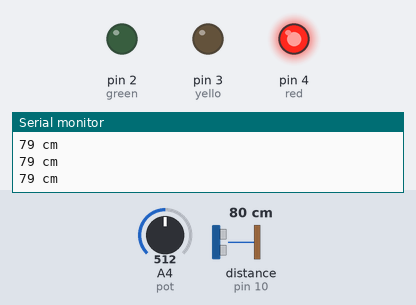
Recording of a sketch running on a simulated Arduino Uno, built with avr-gcc and run on an emulated ATmega328P. Shown: output pins drawn as LEDs (lit = HIGH), the last lines printed to the serial monitor. Wiring (inferred from the names in the program): ultrasonic range finder: trigger pin 11; echo pin 10. The inputs (shaded band) are chosen by the test bench; at power-on: distance to the obstacle (sensor on pin 10) 80 cm, A4 (pot) = 512. The echo pulse lasts 58.3 µs per cm; pins used as bus, display or sensor lines are not drawn.

Above: at 1.3 s.
1.4 s: distance to the obstacle (sensor on pin 10) set to 199 cm
2.9 s: distance to the obstacle (sensor on pin 10) set to 207 cm
At 3.4 s:
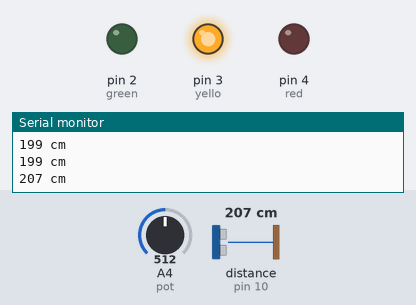
4.5 s: A4 (pot) set to 483
At 5.8 s:
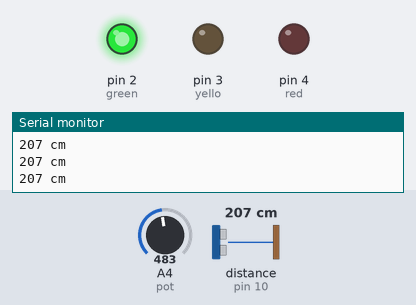
6.1 s: A4 (pot) set to 511
At 7.3 s:
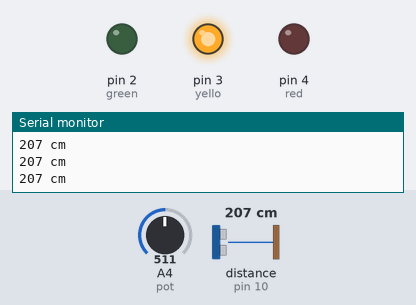
7.6 s: A4 (pot) set to 306
At 8.7 s:
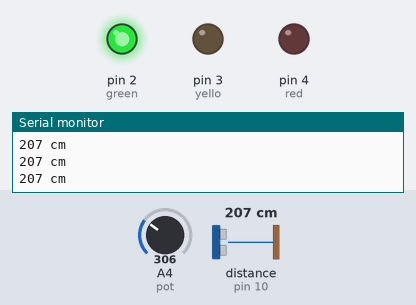
Timing chart, 0 to 10.1 s (numbered marks = the images above; inputs shaded):
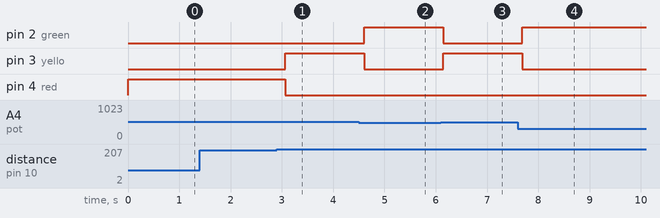

The sketch:

task2.ino
```cpp
#define trigPin 11
#define echoPin 10
#define pot A4
#define red 4
#define yello 3
#define green 2

void setup() {
  Serial.begin(9600);
  pinMode(trigPin, OUTPUT);
  pinMode(echoPin, INPUT);
  pinMode(red, OUTPUT);
  pinMode(yello, OUTPUT);
  pinMode(green, OUTPUT);
}

void loop() {
  long duration, distance;
  digitalWrite(trigPin, LOW);
  delayMicroseconds(2);
  digitalWrite(trigPin, HIGH);
  delayMicroseconds(10);
  digitalWrite(trigPin, LOW);

  duration = pulseIn(echoPin, HIGH);
  distance = (duration) / 29.1;
  distance = distance / 2;

  int potValue = analogRead(pot);
  int minThreshold = map(potValue, 0, 1023, 10, 400);
  int midThreshold = minThreshold + 10;

  if (distance < minThreshold) {
    digitalWrite(red, HIGH);
    digitalWrite(yello, LOW);
    digitalWrite(green, LOW);
  } else if (distance >= minThreshold && distance < midThreshold) {
    digitalWrite(red, LOW);
    digitalWrite(yello, HIGH);
    digitalWrite(green, LOW);
  } else {
    digitalWrite(red, LOW);
    digitalWrite(yello, LOW);
    digitalWrite(green, HIGH);
  }

  Serial.print(distance);
  Serial.println(" cm");

  delay(500);
}
```

Measured:
- the behaviour switches between 204 and 205 cm on distance to the obstacle (sensor on pin 10) (found by bisection; images 0 and 1)
- the behaviour switches between 494 and 493 on A4 (pot) (found by bisection; images 1 and 2)
- after the input at 2.9 s, pin 3 (yello): LOW → HIGH after 0.17 s; pin 4 (red): HIGH → LOW after 0.17 s
- after the input at 4.5 s, pin 2 (green): LOW → HIGH after 0.11 s; pin 3 (yello): HIGH → LOW after 0.11 s
- after the input at 6.1 s, pin 2 (green): HIGH → LOW after 0.05 s; pin 3 (yello): LOW → HIGH after 0.05 s
- after the input at 7.6 s, pin 2 (green): LOW → HIGH after 0.08 s; pin 3 (yello): HIGH → LOW after 0.08 s
